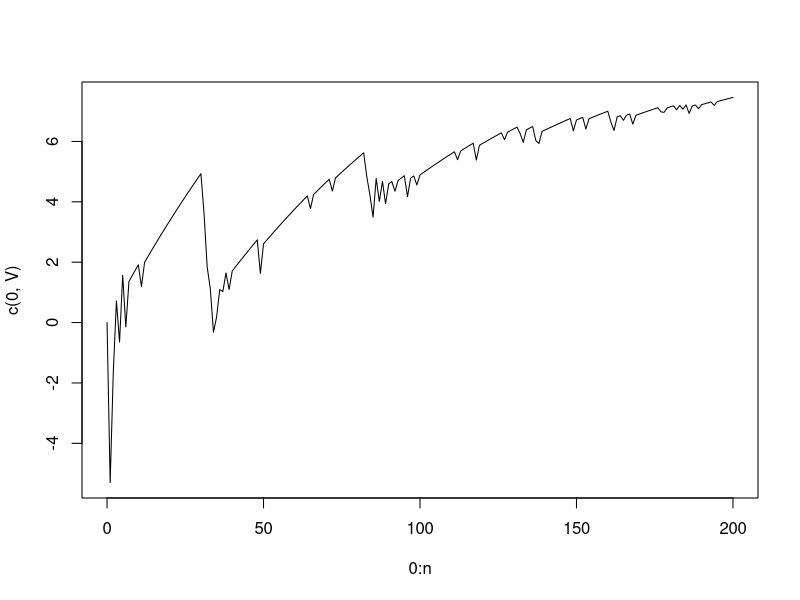
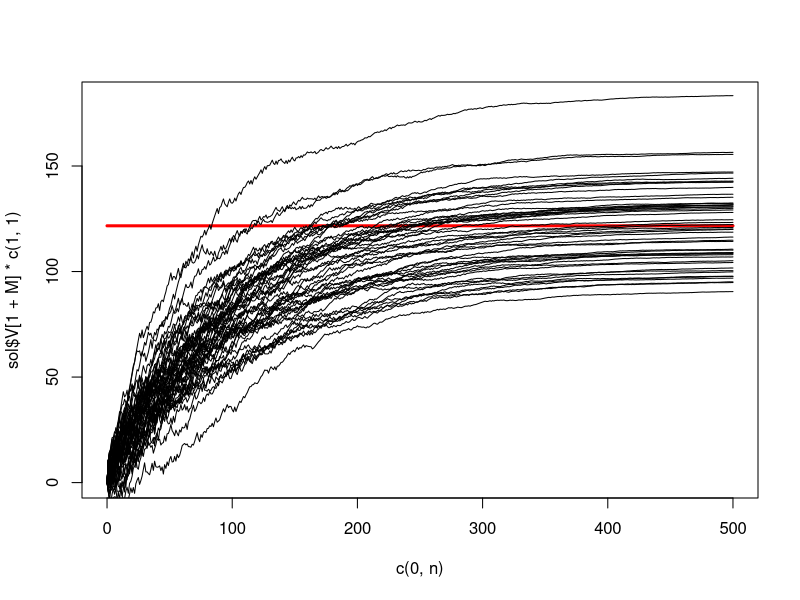

Generate these figures, in order, with R:
# re-initializing variables
rm(list=ls())

# setting inventory parameters
M <- 15
gamma <- 0.99;
q <- 0.1;
pD <- q*(1-q)^(0:(M-1));
pD[1+M] <- 1 - sum(pD);

# random demand
rdemand <- function(p){
  sum(runif(1)>cumsum(p));
}

# reward function
reward <- function(x, a, d){
  K <- 0.8 # transportation cost
  c <- 0.5 # cost per unit
  h <- 0.3 # stocking cost per unit
  p <- 1 # selling price per unit

  -K * (a>0) -c*max(0, min(x+a, M)-x) - h*x + p * min(d, x+a, M);
}

# transition function
nextState <- function(x, a, d){
  max(0, min(x+a, M)-d);
}


# simulating the inventory sales
simu <- function(n, pi){
  R <- array(0,n);
  X <- M;
  for (t in 1:n){
    D <- rdemand(pD);
    R[t] <- reward(X, pi[X+1], D);
    X <- nextState(X, pi[X+1], D);
  }
  R;
}

# First policy: always command 2 machines
pi = array(2, M+1); 
n <- 200;

# simulation
R <- simu(n, pi);
V <- cumsum(R * gamma^(0:(n-1)));
plot(0:n, c(0,V), type='l')

# building the transition kernel
trans <- list()
rew <- list()
for (a in 0:M){
  P <- matrix(0, ncol = 1+M, nrow = 1+M);
  r <- vector(mode='numeric', length=1+M) 
  for (x in 0:M) for (d in 0:M){
    P[1+x, 1+nextState(x, a, d)] <- P[1+x, 1+nextState(x, a, d)] + pD[1+d];
    r[1+x] <- r[1+x] + pD[1+d] * reward(x, a, d);
  }
  trans[[1+a]] <- P;
  rew[[1+a]] <- r;
}

# policy evaluation
policyValue <- function(pol){
  P <- matrix(0, ncol=1+M, nrow=1+M);
  r <- as.vector(rep(0, 1+M));
  for (x in 0:M){
    a <- pol[1+x];
    P[1+x,] <- trans[[1+a]][1+x,];
    r[1+x] <- rew[[1+a]][1+x];
  }
  solve(diag(1+M)-gamma*P, r);
}

print(policyValue(pi));

# searching for the best policy: 
# Bellman operator
BellmanOperator <- function(V){
  res = list()
  res$V <- V;
  res$pol <- rep(0, 1+M);
  for (x in 0:M){
    Q <- rep(0, 1+M);
    for (a in 0:M){
      Q[1+a] <- rew[[1+a]][1+x] + gamma * trans[[1+a]][1+x,] %*% V;
    }
    res$V[1+x] <- max(Q);
    res$pol[1+x] <- -1+which.max(Q);
  }
  res
}

# Value iteration 
valueIteration <- function(){
  res = list();
  res$V <- as.vector(rep(0, 1+M));
  res$pol <- rep(0, 1+M);
  oV <- res$V+1;
  while (max(abs(oV-res$V))>1e-4){
    oV <- res$V;
    res <- BellmanOperator(res$V);
  }  
  res
}

# finding the optimal solution by value iteration
sol <- valueIteration();
print(sol$V);
n <- 5/(1-gamma);
plot(c(0, n), sol$V[1+M]*c(1,1), xlim=c(0,n), ylim=c(0, 1.5*sol$V[1+M]), type='l', col='red', lwd=3)
for(k in 1:50){
  R <- simu(n, sol$pol);
  V <- cumsum(R * gamma^(0:(n-1)));
  lines(0:n, c(0,V), type='l')
}

# finding the optimal policy by policy iteration
policyIteration <- function(){
  res <- list();
  res$V <- as.vector(rep(0, 1+M)); 
  res$pol <- floor((1+M)*runif(1+M));
  opol <- res$pol+1;
  while (any(opol != res$pol)){
    opol <- res$pol;
    res <- BellmanOperator(policyValue(opol));
  }
  res
}

# if the parameters of the MDP are unknown: Q-learning

Qlearning <- function(n){
  Q <- matrix(0, nrow = 1+M, ncol = 1+M)
  epsilon <- 0.9# epsilon-greedy policy
  X <- M # on part charge
  for (t in 1:n){
    A <- -1+which.max(Q[X,])
    if (runif(1)<epsilon) {A <- floor((1+M)*runif(1))}
    D <- rdemand(pD)
    R <- reward(X, A, D);
    nX <- nextState(X, A, D);
    #if (X==0) print(c(X, A, D, R, nX))
    alpha = 1/t^0.3; #1/sqrt(t);
    delta <- R + gamma * max(Q[1+nX,]) - Q[1+X, 1+A]
    Q[1+X, 1+A] <- Q[1+X, 1+A] + alpha * delta
    X <- nX
  }
  res <- list()
  res$Q <- Q
  res$pol <- rep(0, 1+M)
  for (x in 0:M){ res$pol[1+x] <- -1+which.max(Q[1+x,])}
  res
}

# Let us now compare the optimal solution...
sol <- policyIteration()

# ... with the solution obtained by Q-learning:
res <- Qlearning(50000)

# results: 
sol$pol
res$pol
c(policyValue(res$pol)[1+M], sol$V[1+M])

